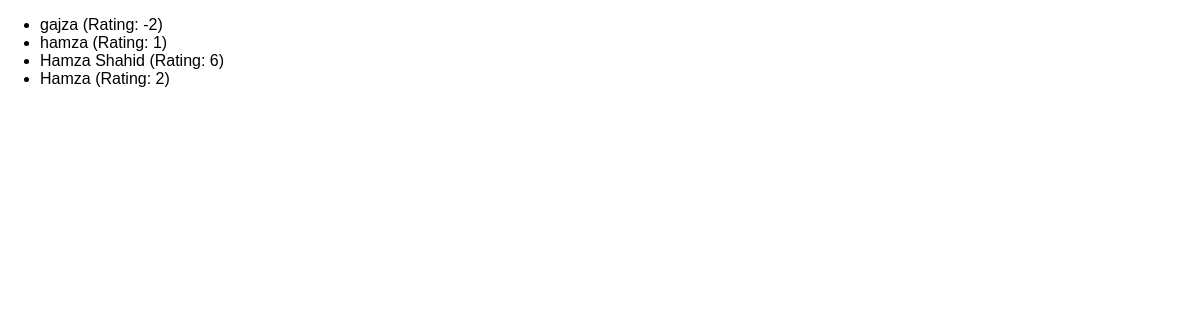
/reviews, run on an earlier commit of the app's database.
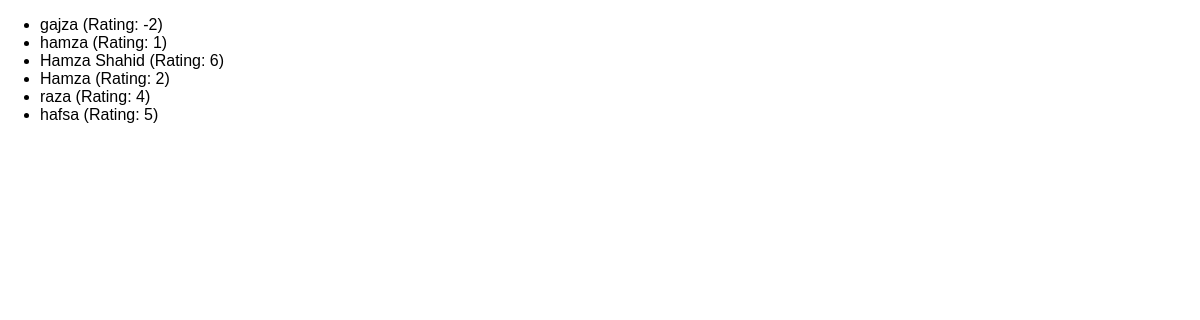
And on a later commit of the database.
### reviews/models.py (models this page shows)
class Review(models.Model):
    user_name = models.CharField(max_length=100)
    review_text = models.CharField(max_length=500)
    rating = models.IntegerField()

### reviews/views.py (the view)
# urls.py: path('reviews', views.ReviewListView.as_view()),
class ReviewListView(ListView):
    template_name = 'reviews/review_list.html'
    model = Review
    context_object_name = 'reviews'

### reviews/templates/reviews/review_list.html (shortened to what this page needs)
{% extends "reviews/base.html" %}
{% block content %}
    <ul>
        {% for review in reviews %}
            <li> {{review.user_name}} (Rating: {{review.rating}}) </li>
        {% endfor %}
    </ul>
{% endblock content %}

### reviews/templates/reviews/base.html (shortened to what this page needs)
{% load static %}
<!DOCTYPE html>
<html lang="en">
<head>
    <link rel='stylesheet' href='{% static "reviews/styles.css" %}'>
</head>
<body>
    {% block content %}{% endblock content %}
</body>
</html>

### reviews/static/reviews/styles.css (style rules this page uses)
body { font-family: sans-serif; margin: 0; }

What changed in the data, as far as the page shows it:
added Review: user_name "raza", rating "4"
added Review: user_name "hafsa", rating "5"
